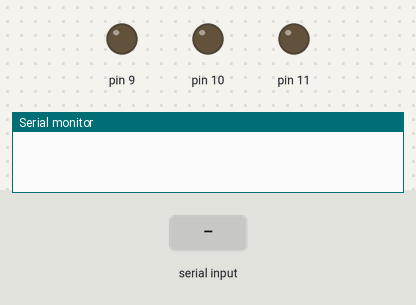
Bench run of a sketch on a simulated Arduino Uno, built with avr-gcc and run on an emulated ATmega328P. On the bench: output pins drawn as LEDs (lit = HIGH), the last lines printed to the serial monitor. Inputs (shaded band) come from the test bench.

Above: at 1.2 s.
1.3 s: "90,45\n" received over Serial
At 2.3 s:
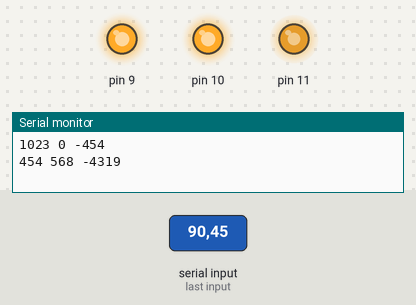
2.8 s: "30,150\n" received over Serial
At 4.0 s:
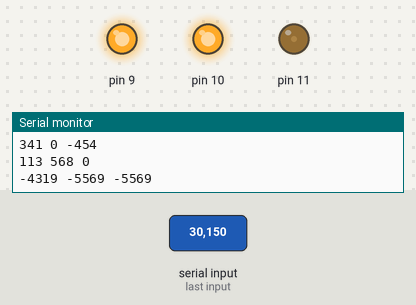
4.3 s: "90\n" received over Serial
At 5.2 s:
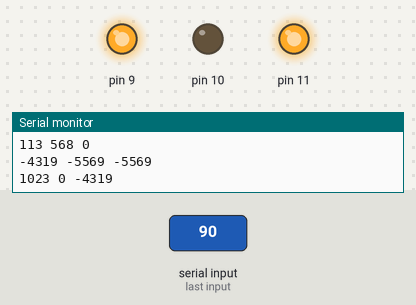
5.8 s: "200\n" received over Serial
At 7.1 s:
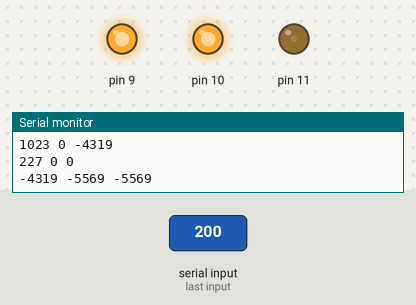
Timing chart, 0 to 8.3 s (numbered marks = the images above; inputs shaded):
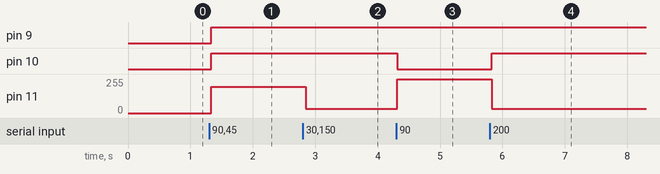

The sketch:

sketch_apr13b.ino
```cpp
void setup() {
  pinMode(9, 1);
  pinMode(10, 1);
  pinMode(11, 1);
  Serial.begin(9600);
}

void loop() {
  int r, g, b;
  if(Serial.available()){
    r = Serial.read() - 48;
    delay(5);
    g = Serial.read() - 48;
    delay(5);
    b = Serial.read() - 48;
    delay(5);
    r = map(r, 0, 9, 0, 1023);
    g = map(g, 0, 9, 0, 1023);
    b = map(b, 0, 9, 0, 1023);
    Serial.println((String)r + " " + (String)g + " " + (String)b);
  }
  while(!Serial.available()){
    analogWrite(11, r);
    analogWrite(10, g);
    analogWrite(9, b);
  }
}
```

Measured:
- after the input at 1.3 s, pin 9, pin 10: LOW → HIGH at once; pin 11: 0/255 → 198/255 at once
- after the input at 2.8 s, pin 11: 198/255 → 33/255 after 0.05 s
- after the input at 4.3 s, pin 10: HIGH → LOW at once; pin 11: 33/255 → 255/255 at once
- after the input at 5.8 s, pin 10: LOW → HIGH at once; pin 11: 255/255 → 33/255 at once
